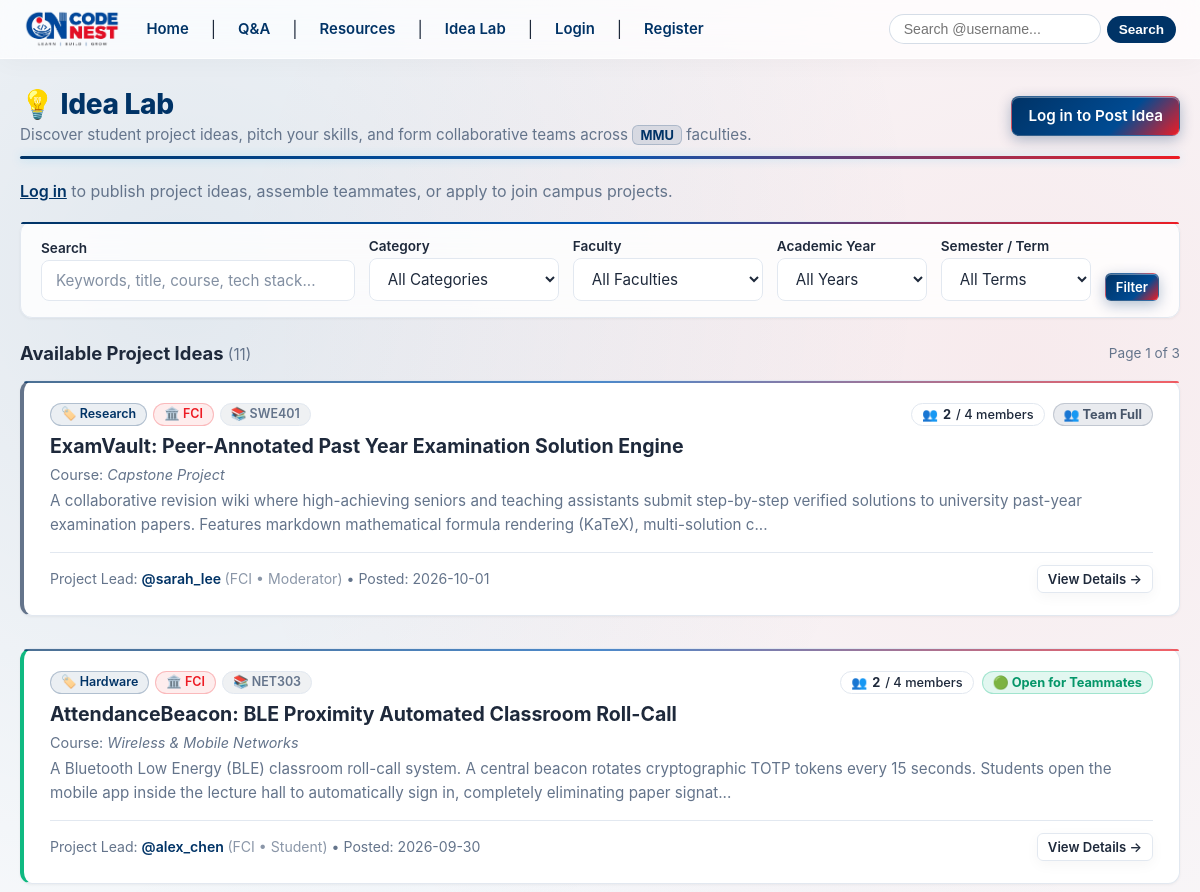
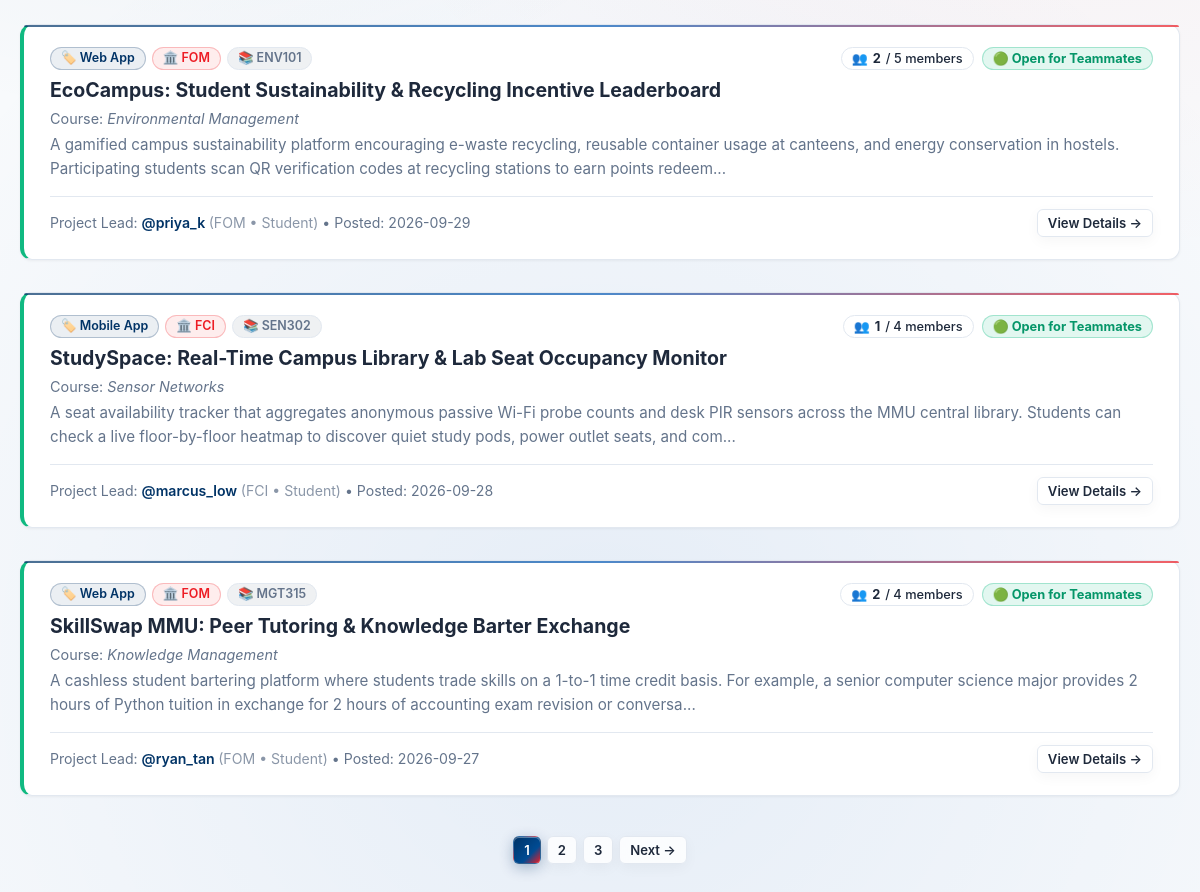
/ideas, run on the app's committed database (2 pictures, top to bottom).
### models.py (models this page shows, shortened)
class Idea(db.Model):
    __tablename__ = 'ideas'
    id = db.Column(db.Integer, primary_key=True)
    title = db.Column(db.String(200), nullable=False)
    description = db.Column(db.Text, nullable=False)
    category = db.Column(db.String(50), nullable=False)
    faculty = db.Column(db.String(10), nullable=False)
    course_code = db.Column(db.String(20), nullable=True)
    course_name = db.Column(db.String(150), nullable=True)
    academic_year = db.Column(db.String(20), nullable=True)
    semester = db.Column(db.String(20), nullable=True)
    max_members = db.Column(db.Integer, nullable=False, default=4)
    is_full = db.Column(db.Boolean, nullable=False, default=False)
    is_open = db.Column(db.Boolean, nullable=False, default=True)
    owner_id = db.Column(db.Integer, db.ForeignKey('users.id', name='fk_ideas_owner_id', ondelete='CASCADE'), nullable=False)
    created_at = db.Column(db.DateTime, default=lambda: datetime.now(timezone.utc))
    updated_at = db.Column(db.DateTime, default=lambda: datetime.now(timezone.utc), onupdate=lambda: datetime.now(timezone.utc))
    owner = db.relationship('User', backref=db.backref('ideas', lazy=True, cascade='all, delete-orphan'))
    interests = db.relationship('IdeaInterest', backref=db.backref('idea', lazy=True), cascade='all, delete-orphan', lazy=True)
    @property
    def accepted_members_count(self):
        accepted_count = sum(1 for i in self.interests if i.status == 'accepted')
        return 1 + accepted_count
    @property
    def is_group_complete(self):
        return self.is_full or (self.accepted_members_count >= self.max_members)

class IdeaInterest(db.Model):
    __tablename__ = 'idea_interests'
    __table_args__ = (
        db.UniqueConstraint('idea_id', 'user_id', name='uq_idea_user_interest'),
    )
    id = db.Column(db.Integer, primary_key=True)
    idea_id = db.Column(db.Integer, db.ForeignKey('ideas.id', name='fk_idea_interests_idea_id', ondelete='CASCADE'), nullable=False)
    user_id = db.Column(db.Integer, db.ForeignKey('users.id', name='fk_idea_interests_user_id', ondelete='CASCADE'), nullable=False)
    message = db.Column(db.String(500), nullable=True)
    status = db.Column(db.String(20), default='pending', nullable=False)  # 'pending', 'accepted', 'rejected'
    created_at = db.Column(db.DateTime, default=lambda: datetime.now(timezone.utc))
    responded_at = db.Column(db.DateTime, nullable=True)
    user = db.relationship('User', backref=db.backref('idea_interests', lazy=True, cascade='all, delete-orphan'))

class User(UserMixin, db.Model):
    __tablename__ = 'users'
    __table_args__ = (
        db.CheckConstraint(f"faculty IN {tuple(FACULTY_CODES)}", name='ck_user_faculty_valid'),
    )
    id = db.Column(db.Integer, primary_key=True)
    username = db.Column(db.String(50), unique=True, nullable=False)
    email = db.Column(db.String(120), unique=True, nullable=False)
    password_hash = db.Column(db.String(256), nullable=False)
    role = db.Column(db.String(30), nullable=False, default='Student')
    faculty = db.Column(db.String(10), nullable=False, default=FACULTY_CODES[0])
    verification_code = db.Column(db.String(6), nullable=True)
    is_verified = db.Column(db.Boolean, default=False)
    is_banned = db.Column(db.Boolean, default=False, nullable=False)
    suspended_until = db.Column(db.DateTime, nullable=True)
    suspension_reason = db.Column(db.String(255), nullable=True)
    verification_code_created_at = db.Column(db.DateTime, nullable=True)
    verification_attempts = db.Column(db.Integer, default=0, nullable=False)
    verification_resend_available_at = db.Column(db.DateTime, nullable=True)
    failed_login_attempts = db.Column(db.Integer, default=0, nullable=False)
    locked_until = db.Column(db.DateTime, nullable=True)
    reset_code = db.Column(db.String(6), nullable=True)
    reset_code_created_at = db.Column(db.DateTime, nullable=True)
    reset_attempts = db.Column(db.Integer, default=0, nullable=False)
    reset_resend_available_at = db.Column(db.DateTime, nullable=True)
    bio = db.Column(db.String(500), nullable=True)
    profile_pic = db.Column(db.String(255), nullable=True)
    contact_email = db.Column(db.String(120), nullable=True)
    github_url = db.Column(db.String(200), nullable=True)
    linkedin_url = db.Column(db.String(200), nullable=True)
    website_url = db.Column(db.String(200), nullable=True)
    require_follow_approval = db.Column(db.Boolean, default=False, nullable=False)
    contact_email_privacy = db.Column(db.String(20), default='private', nullable=False)  # 'all', 'followers', 'private'
    social_links_privacy = db.Column(db.String(20), default='all', nullable=False)      # 'all', 'followers', 'private'
    created_at = db.Column(db.DateTime, default=lambda: datetime.now(timezone.utc))

### app.py (the view, shortened to what this page needs)
@app.route('/ideas')
def ideas_index():
    query_text = request.args.get('q', '').strip()
    selected_category = request.args.get('category', '').strip()
    selected_faculty = request.args.get('faculty', '').strip()
    selected_academic_year = request.args.get('academic_year', '').strip()
    selected_semester = request.args.get('semester', '').strip()
    query = Idea.query
    if selected_category:
        query = query.filter(Idea.category == selected_category)
    if selected_faculty:
        query = query.filter(Idea.faculty == selected_faculty)
    if selected_academic_year:
        query = query.filter(Idea.academic_year == selected_academic_year)
    if selected_semester:
        query = query.filter(Idea.semester == selected_semester)
    all_ideas = query.order_by(Idea.created_at.desc()).all()
    PER_PAGE = 5
    total_items = len(all_ideas)
    total_pages = max(1, (total_items + PER_PAGE - 1) // PER_PAGE)
    try:
        page = int(request.args.get('page', 1))
    except (ValueError, TypeError):
        page = 1
    if page < 1:
        page = 1
    elif page > total_pages and total_items > 0:
        page = total_pages
    start_idx = (page - 1) * PER_PAGE
    end_idx = start_idx + PER_PAGE
    ideas_for_page = all_ideas[start_idx:end_idx]
    return render_template(
        'ideas/index.html',
        ideas=ideas_for_page,
        total_items=total_items,
        page=page,
        total_pages=total_pages,
        query_text=query_text,
        selected_category=selected_category,
        selected_faculty=selected_faculty,
        selected_academic_year=selected_academic_year,
        selected_semester=selected_semester,
        academic_years=ACADEMIC_YEAR_CHOICES,
        semesters=SEMESTER_CHOICES,
        categories=IDEA_CATEGORIES,
        faculties=IDEA_FACULTIES
    )

### templates/ideas/index.html (shortened to what this page needs)
{% extends "base.html" %}
{% block content %}
<div class="idea-container">
    <div class="idea-brand-header">
        <div>
            <h2 style="margin: 0; color: var(--primary-blue); font-size: 1.75rem; font-weight: 800;">💡 Idea Lab</h2>
            <p style="margin: 4px 0 0 0; color: var(--text-muted); font-size: 0.95rem;">
                Discover student project ideas, pitch your skills, and form collaborative teams across <span class="idea-mmu-badge">MMU</span> faculties.
            </p>
        </div>
        <div style="display: flex; align-items: center; gap: 10px; flex-wrap: wrap;">
            {% if current_user.is_authenticated %}
                <a href="{{ url_for('idea_post') }}" class="btn btn-primary" style="font-size: 0.95rem;">
                    + Post an Idea
                </a>
                <a href="{{ url_for('my_ideas') }}" class="btn btn-secondary" style="font-size: 0.95rem;">
                    📋 My Ideas &amp; Applications
                </a>
            {% else %}
                <a href="{{ url_for('login') }}" class="btn btn-primary" style="font-size: 0.95rem;">
                    Log in to Post Idea
                </a>
            {% endif %}
        </div>
    </div>
    {% if not current_user.is_authenticated %}
        <p style="color: var(--text-muted); margin-bottom: 20px;">
            <a href="{{ url_for('login') }}" style="color: var(--primary-blue); font-weight: 600;">Log in</a> to publish project ideas, assemble teammates, or apply to join campus projects.
        </p>
    {% endif %}
    <form method="GET" action="{{ url_for('ideas_index') }}" class="idea-filter-bar">
        <div style="display: flex; flex-wrap: wrap; gap: 14px; align-items: flex-end;">
            <div style="flex: 1 1 240px;">
                <label for="q" style="display: block; font-size: 0.85rem; font-weight: 600; margin-bottom: 4px; color: var(--text-color);">Search</label>
                <input type="text" id="q" name="q" value="{{ query_text }}" placeholder="Keywords, title, course, tech stack..." style="width: 100%;">
            </div>
            <div style="flex: 0 1 190px;">
                <label for="category" style="display: block; font-size: 0.85rem; font-weight: 600; margin-bottom: 4px; color: var(--text-color);">Category</label>
                <select id="category" name="category" style="width: 100%;">
                    <option value="">All Categories</option>
                </select>
            </div>
            <div style="flex: 0 1 190px;">
                <label for="faculty" style="display: block; font-size: 0.85rem; font-weight: 600; margin-bottom: 4px; color: var(--text-color);">Faculty</label>
                <select id="faculty" name="faculty" style="width: 100%;">
                    <option value="">All Faculties</option>
                </select>
            </div>
            <div style="flex: 0 1 150px;">
                <label for="academic_year" style="display: block; font-size: 0.85rem; font-weight: 600; margin-bottom: 4px; color: var(--text-color);">Academic Year</label>
                <select id="academic_year" name="academic_year" style="width: 100%;">
                    <option value="">All Years</option>
                </select>
            </div>
            <div style="flex: 0 1 150px;">
                <label for="semester" style="display: block; font-size: 0.85rem; font-weight: 600; margin-bottom: 4px; color: var(--text-color);">Semester / Term</label>
                <select id="semester" name="semester" style="width: 100%;">
                    <option value="">All Terms</option>
                </select>
            </div>
            <div style="display: flex; align-items: flex-end; gap: 8px; margin-left: auto;">
                <button type="submit" class="btn btn-primary btn-sm">Filter</button>
            </div>
        </div>
    </form>
    <div style="display: flex; justify-content: space-between; align-items: center; margin-bottom: 16px;">
        <h3 style="margin: 0; font-size: 1.15rem; color: var(--text-color); font-weight: 700;">
            Available Project Ideas
            <span style="color: var(--text-muted); font-size: 0.95rem; font-weight: normal;">
                ({{ total_items }})
            </span>
        </h3>
        {% if total_pages > 1 %}
            <span style="color: var(--text-muted); font-size: 0.85rem;">
                Page {{ page }} of {{ total_pages }}
            </span>
        {% endif %}
    </div>
    {% if ideas %}
        <div style="display: flex; flex-direction: column; gap: 16px;">
            {% for idea in ideas %}
                <article class="idea-card" style="border-left: 4px solid {% if not idea.is_open %}#F59E0B{% elif idea.is_group_complete %}#64748B{% else %}#10B981{% endif %};">
                    <div style="display: flex; justify-content: space-between; align-items: flex-start; gap: 12px; flex-wrap: wrap; margin-bottom: 8px;">
                        <div class="idea-badges">
                            <span class="idea-badge idea-badge--category">
                                🏷️ {{ idea.category }}
                            </span>
                            <span class="idea-badge idea-badge--faculty">
                                🏛️ {{ idea.faculty }}
                            </span>
                            {% if idea.course_code %}
                                <span class="idea-badge idea-badge--course">
                                    📚 {{ idea.course_code }}
                                </span>
                            {% endif %}
                        </div>
                        <div style="display: flex; align-items: center; gap: 8px; flex-wrap: wrap;">
                            <span class="idea-stat-badge">
                                👥 <strong>{{ idea.accepted_members_count }}</strong> / {{ idea.max_members }} members
                            </span>
                            {% if not idea.is_open %}
                                <span class="idea-stat-badge--closed">
                                    🔒 Closed
                                </span>
                            {% elif idea.is_group_complete %}
                                <span class="idea-stat-badge--full">
                                    👥 Team Full
                                </span>
                            {% else %}
                                <span class="idea-stat-badge--open">
                                    🟢 Open for Teammates
                                </span>
                            {% endif %}
                        </div>
                    </div>
                    <h4 class="idea-card-title">
                        <a href="{{ url_for('idea_detail', idea_id=idea.id) }}">
                            {{ idea.title }}
                        </a>
                    </h4>
                    {% if idea.course_name %}
                        <p style="margin: 0 0 6px 0; font-size: 0.9rem; color: var(--text-muted);">
                            Course: <em>{{ idea.course_name }}</em>
                        </p>
                    {% endif %}
                    <p class="idea-card-desc">
                        {{ idea.description[:240] }}{% if idea.description|length > 240 %}...{% endif %}
                    </p>
                    <div class="idea-card-footer-meta">
                        <div>
                            Project Lead:
                            <a href="{{ url_for('public_profile', username=idea.owner.username) }}" style="color: var(--primary-blue); font-weight: 600; text-decoration: none;">
                                @{{ idea.owner.username }}
                            </a>
                            <span style="opacity: 0.75;">({{ idea.owner.faculty }} &bull; {{ idea.owner.role }})</span>
                            &bull;
                            <span>Posted: {{ idea.created_at.strftime('%Y-%m-%d') if idea.created_at else 'N/A' }}</span>
                        </div>
                        <div>
                            <a href="{{ url_for('idea_detail', idea_id=idea.id) }}" class="btn btn-secondary btn-sm" style="font-weight: 600;">
                                View Details &rarr;
                            </a>
                        </div>
                    </div>
                </article>
            {% endfor %}
        </div>
        {% if total_pages > 1 %}
            <div style="display: flex; justify-content: center; gap: 6px; margin-top: 24px; flex-wrap: wrap;">
                {% for p in range(1, total_pages + 1) %}
                    {% if p == page %}
                        <span class="btn btn-primary btn-sm" style="pointer-events: none;">{{ p }}</span>
                    {% elif p == 1 or p == total_pages or (p >= page - 2 and p <= page + 2) %}
                        <a href="{{ url_for('ideas_index', page=p, q=query_text, category=selected_category, faculty=selected_faculty) }}" class="btn btn-secondary btn-sm">{{ p }}</a>
                    {% elif p == page - 3 or p == page + 3 %}
                        <span style="padding: 4px 8px; color: var(--text-muted);">...</span>
                    {% endif %}
                {% endfor %}
                {% if page < total_pages %}
                    <a href="{{ url_for('ideas_index', page=page+1, q=query_text, category=selected_category, faculty=selected_faculty) }}" class="btn btn-secondary btn-sm">Next &rarr;</a>
                {% endif %}
            </div>
        {% endif %}
    {% endif %}
</div>
{% endblock %}

### data on the page
Idea: category "Research", faculty "FCI", course_code "SWE401", accepted_members_count "2", max_members "4", is_open "👥 Team Full", title "ExamVault: Peer-Annotated Past Year Examination Solution Engine", course_name "Capstone Project", description "A collaborative revision wiki where high-achieving seniors and teaching assistants submit step-by-step verified solutions to university past-year examination papers. Features markdown mathematical formula rendering (KaTeX), multi-solution c", owner.username "sarah_lee", owner.faculty "FCI", owner.role "Moderator", created_at "2026-10-01"
Idea: category "Hardware", faculty "FCI", course_code "NET303", accepted_members_count "2", max_members "4", is_open "🟢 Open for Teammates", title "AttendanceBeacon: BLE Proximity Automated Classroom Roll-Call", course_name "Wireless & Mobile Networks", description "A Bluetooth Low Energy (BLE) classroom roll-call system. A central beacon rotates cryptographic TOTP tokens every 15 seconds. Students open the mobile app inside the lecture hall to automatically sign in, completely eliminating paper signat", owner.username "alex_chen", owner.faculty "FCI", owner.role "Student", created_at "2026-09-30"
Idea: category "Web App", faculty "FOM", course_code "ENV101", accepted_members_count "2", max_members "5", is_open "🟢 Open for Teammates", title "EcoCampus: Student Sustainability & Recycling Incentive Leaderboard", course_name "Environmental Management", description "A gamified campus sustainability platform encouraging e-waste recycling, reusable container usage at canteens, and energy conservation in hostels. Participating students scan QR verification codes at recycling stations to earn points redeem", owner.username "priya_k", owner.faculty "FOM", owner.role "Student", created_at "2026-09-29"
Idea: category "Mobile App", faculty "FCI", course_code "SEN302", accepted_members_count "1", max_members "4", is_open "🟢 Open for Teammates", title "StudySpace: Real-Time Campus Library & Lab Seat Occupancy Monitor", course_name "Sensor Networks", description "A seat availability tracker that aggregates anonymous passive Wi-Fi probe counts and desk PIR sensors across the MMU central library. Students can check a live floor-by-floor heatmap to discover quiet study pods, power outlet seats, and com", owner.username "marcus_low", owner.faculty "FCI", owner.role "Student", created_at "2026-09-28"
Idea: category "Web App", faculty "FOM", course_code "MGT315", accepted_members_count "2", max_members "4", is_open "🟢 Open for Teammates", title "SkillSwap MMU: Peer Tutoring & Knowledge Barter Exchange", course_name "Knowledge Management", description "A cashless student bartering platform where students trade skills on a 1-to-1 time credit basis. For example, a senior computer science major provides 2 hours of Python tuition in exchange for 2 hours of accounting exam revision or conversa", owner.username "ryan_tan", owner.faculty "FOM", owner.role "Student", created_at "2026-09-27"

### other printed values
{{ total_items }} "11"
{{ page }} "1"
{{ total_pages }} "3"
{{ p }} "1"
{{ p }} "2" "3"
